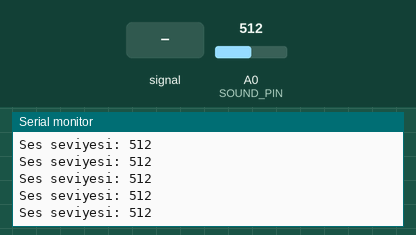
Recording of a sketch running on a simulated Arduino Uno, built with avr-gcc and run on an emulated ATmega328P. Shown: the last lines printed to the serial monitor. The test bench sets the inputs (shaded band); at power-on: A0 (SOUND_PIN) = 512.

Above: at 1.2 s.
1.3 s: A0 (SOUND_PIN) fed a 200 Hz sine of ±255 counts around its level
At 2.57 s:
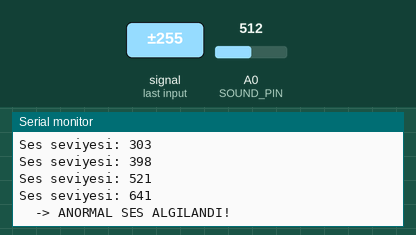
4.1 s: A0 (SOUND_PIN) set to 610
At 4.16 s:
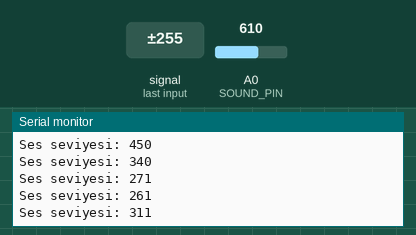
5.6 s: A0 (SOUND_PIN) fed a 1000 Hz sine of ±255 counts around its level
At 5.97 s:
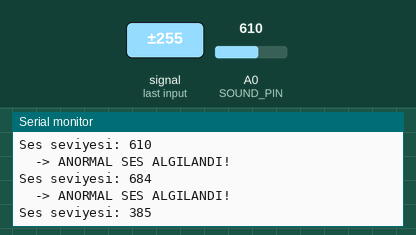
7.1 s: A0 (SOUND_PIN) set to 589
At 7.17 s:
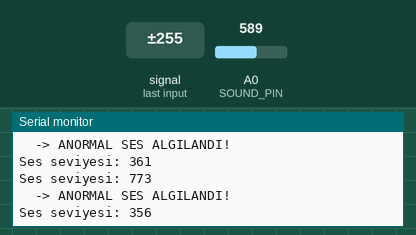
Timing chart, 0 to 9.6 s (numbered marks = the images above; inputs shaded):
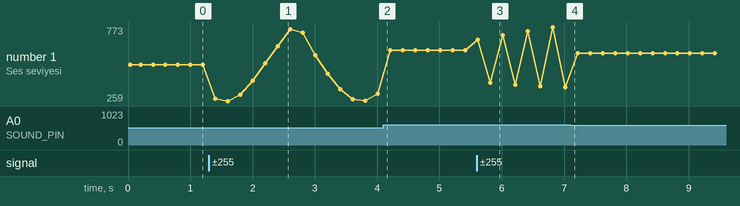

Measured:
- after the input at 1.3 s, the serial monitor: prints a new line after 0.10 s (image 1)
- after the input at 5.6 s, the serial monitor: prints a new line at once (image 3)
- plotted number 1: 512 → 311 after the input at 1.3 s, 311 → 610 after the input at 4.1 s, 610 → 356 after the input at 5.6 s, 356 → 589 after the input at 7.1 s

The sketch:

28-sound.ino
```cpp
// Ref: docs/malzemeler.md#ses-sensoru
// Ek Modül 28: Ses sensörü

const int SOUND_PIN = A0;
const int THRESHOLD = 600;

void setup() {
  Serial.begin(9600);
  Serial.println("Ses sensoru - anormal ses algilama");
}

void loop() {
  int level = analogRead(SOUND_PIN);
  Serial.print("Ses seviyesi: ");
  Serial.println(level);

  if (level > THRESHOLD) {
    Serial.println("  -> ANORMAL SES ALGILANDI!");
  }
  delay(200);
}
```
